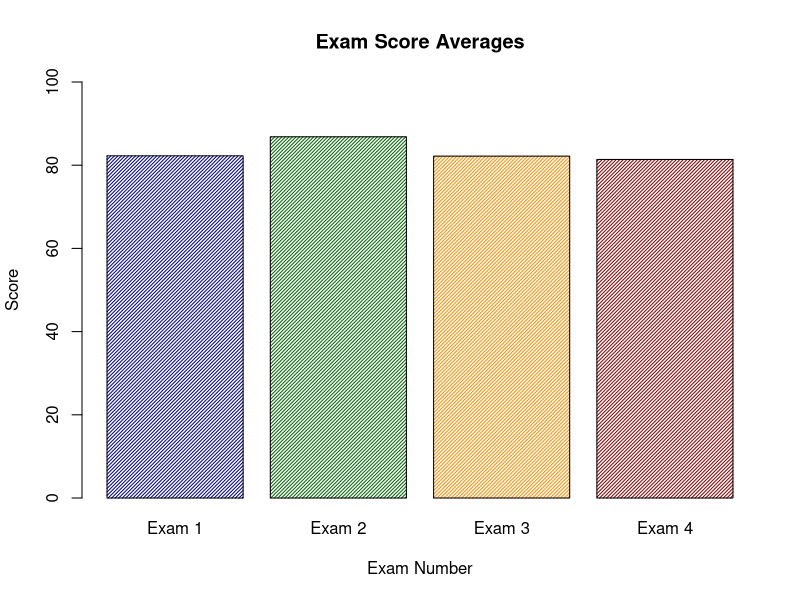
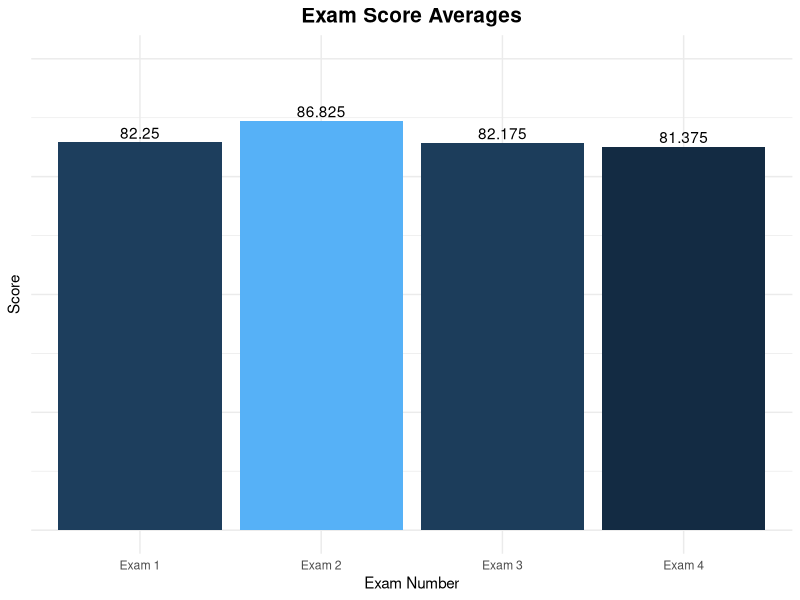
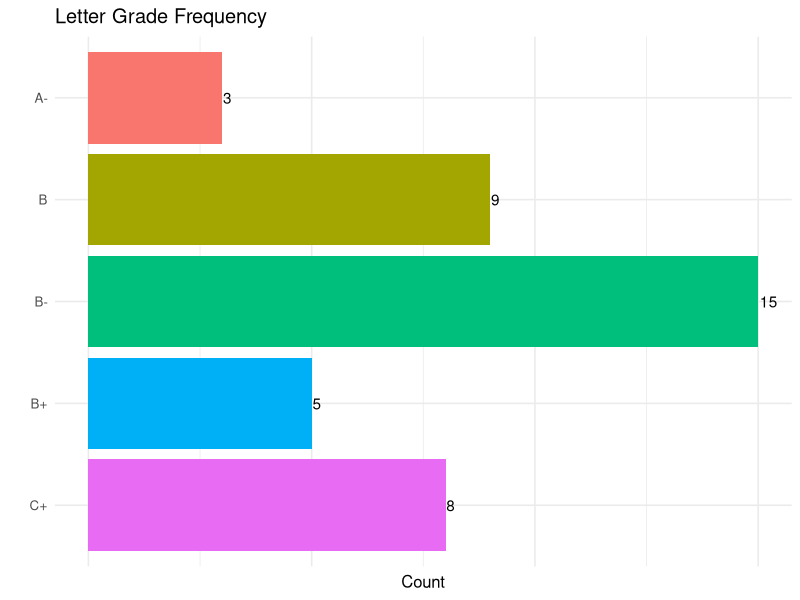
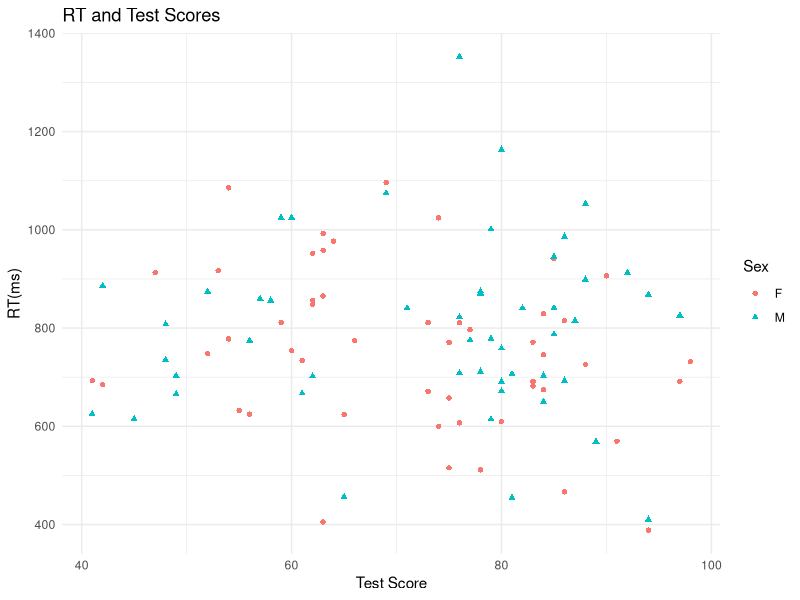
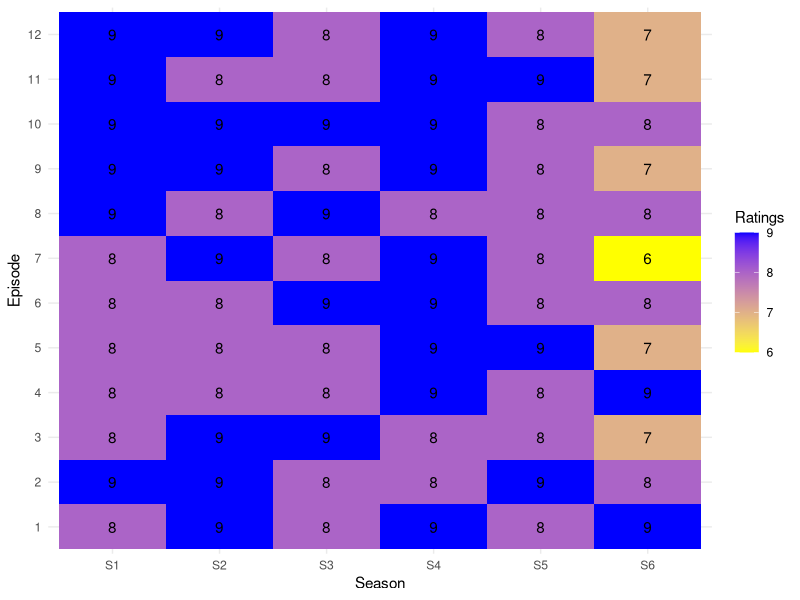
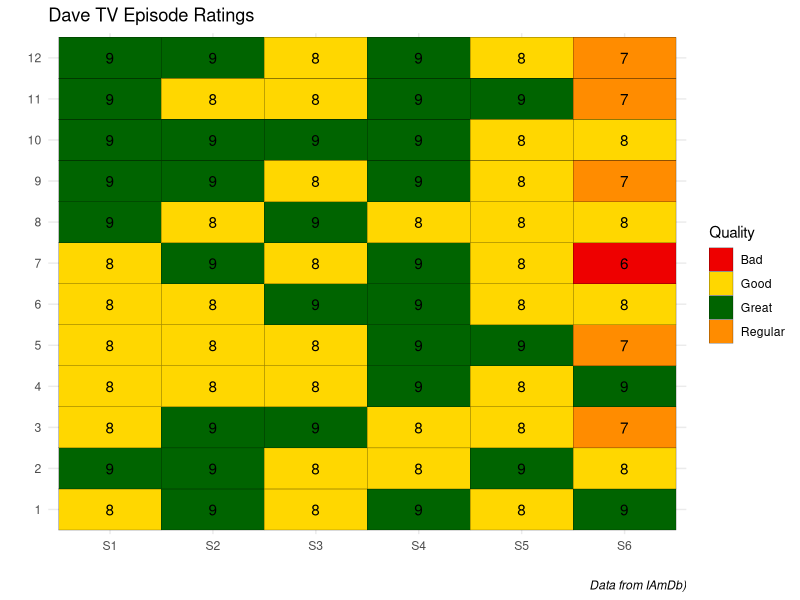

Write the R code that produced these figures, in order.
## ---- chunk 1
library(ggplot2)
library(forcats)
library(stringr)
library(dplyr)
test_data <- data.frame(
  Exam_1=round(runif(40,80,85)),
  Exam_2=round(runif(40,75,100)),
  Exam_3=round(runif(40,70,90)),
  Exam_4=round(runif(40,60,100)))

test_data$FinalGrade <- rowMeans(test_data)

head(test_data)
## ---- chunk 2
# Get the means of each column (exam)
test_means <- colMeans(test_data)
# Only use the first four exams
test_means <- test_means[1:4]

Exam_1m=mean(test_data$Exam_1)
Exam_2m=mean(test_data$Exam_2)

barplot(c(test_means),
        names.arg = c("Exam 1","Exam 2","Exam 3","Exam 4"),
        col=c("darkblue","darkgreen","darkorange","darkred"),
        density = 40,
        ylim = c(0,100),
        xlab="Exam Number",
        ylab="Score",
        main="Exam Score Averages")
## ---- chunk 3
# Use the means we created before and add two line numbers
gg_test <- data.frame(ExamNum=c("Exam 1","Exam 2","Exam 3","Exam 4"),
  averages = test_means)


# x-axis will be the test number, y will be the average 
# The color will change based on value of the average
ggplot(data=gg_test,aes(x=ExamNum,y=averages,fill=averages))+
  # Tells R to plot the value associated with the x-axis
  geom_bar(stat="identity")+
  # A nice theme 
  theme_minimal()+
  # Specifies x and y axes labels and title for plot
  labs(x="Exam Number",y="Score",
       title="Exam Score Averages") +
  # Removes legend
  theme(legend.position = "none")+
  # Specify limits 
  ylim(0,100) +
  # Adds values from the averages vector and vertically adjusts
  geom_text(aes(label=averages,
                vjust=-.3)) +
  theme(
    axis.text.y = element_blank(),
    plot.title = element_text(hjust = .5, 
                              size = 15,
                              face = "bold")
  )
## ---- chunk 4
test_data %>% 
  mutate(LetterGrade=case_when(
    FinalGrade>=95~"A",
    FinalGrade>=90~"A-",
    FinalGrade>=87~"B+",
    FinalGrade>=84~"B",
    FinalGrade>=80~"B-",
    FinalGrade>=74~"C+",
    FinalGrade>=70~"C",
    FinalGrade>=67~"D+",
    FinalGrade>=64~"D",
    FinalGrade>=60~"D-",
    FinalGrade<60~"F"))
## ---- chunk 5
final_grade <- test_data %>% 
  mutate(LetterGrade=case_when(
    FinalGrade>=95~"A",
    FinalGrade>=90~"A-",
    FinalGrade>=87~"B+",
    FinalGrade>=84~"B",
    FinalGrade>=80~"B-",
    FinalGrade>=74~"C+",
    FinalGrade>=70~"C",
    FinalGrade>=67~"D+",
    FinalGrade>=64~"D",
    FinalGrade>=60~"D-",
    FinalGrade<60~"F")) %>% 
    group_by(LetterGrade) %>% 
    count()

final_grade
## ---- chunk 6
final_grade %>% 
  # Place Grades on X axis and count on Y axis
  # Color based on Letter Grade
  ggplot(aes(fct_rev(LetterGrade),n,fill=LetterGrade)) +
    geom_bar(stat="identity") +
    theme_minimal(base_size=12) +
    labs(x="",y="Count",
         title="Letter Grade Frequency") +
    # Flip the axes for better readability
    coord_flip() +
    # Remove the legend and the axis ticks
    theme(legend.position ="none",
          axis.ticks = element_blank()) +
    # Add the count to the bars
    geom_text(aes(label=n,
                  hjust=-.08)) +
  theme(
    axis.text.x = element_blank()
  )
## ---- chunk 7
scat_df <- 
  data.frame(
    Sex=sample(c("M","F"),100,replace = T),
    RT=round(rnorm(100,800,150),2),
    TestScore=c(round(runif(50,60,100)),
                round(runif(50,40,90)))
)
scat_df
## ---- chunk 8
scat_df %>% 
  ggplot(aes(TestScore,RT,color=Sex)) +
    geom_point(aes(shape=Sex)) +
    theme_minimal() +
    labs(x="Test Score",
         y="RT(ms)",
         title="RT and Test Scores")
## ---- chunk 9
Dave_TV <- 
  data.frame(
    Season=rep(paste0("S",1:6),each=12),
    Episode=as.factor(rep(1:12,6)),
    Title=str_to_title(paste0("The ",
                              sample(words,72)," ",
                              sample(words,72))),
    Ratings=c(runif(60,7.8,9),runif(12,6,9)) |> round(0),
    stringsAsFactors = F)

Dave_TV
## ---- chunk 10
title_samp <- sample(Dave_TV$Title,10)
title_samp
## ---- chunk 11
Dave_TV %>% 
  ggplot(aes(Season,Episode,fill=Ratings)) +
    geom_tile(size=1) +
    theme_minimal() +
    geom_text(aes(label=Ratings)) +
    theme(axis.ticks = element_blank())+
    scale_fill_gradient(low="yellow",high="blue")
## ---- chunk 12
cols=c("Bad"="red2",
       "Garbage" ="darkblue",
       "Great" ="darkgreen",
       "Regular"="darkorange", 
       "Good" ="gold")

Dave_TV %>% 
  mutate(Quality=case_when(
      Ratings<5.0 ~ "Garbage",
      Ratings<6.5 ~ "Bad",
      Ratings<7.5 ~ "Regular",
      Ratings<8.5 ~ "Good",
      Ratings<10 ~ "Great")) %>% 
  ggplot(aes(Season,Episode,fill=Quality)) +
    geom_tile(color="black",size=.085) +
    theme_minimal() +
    geom_text(aes(label=Ratings)) +
    theme(axis.ticks = element_blank()) +
    scale_fill_manual(values=cols) +
    labs(x="",y="",
        title="Dave TV Episode Ratings",
        caption="Data from IAmDb)") +
  theme(
    plot.caption = element_text(face = "italic")
  )
